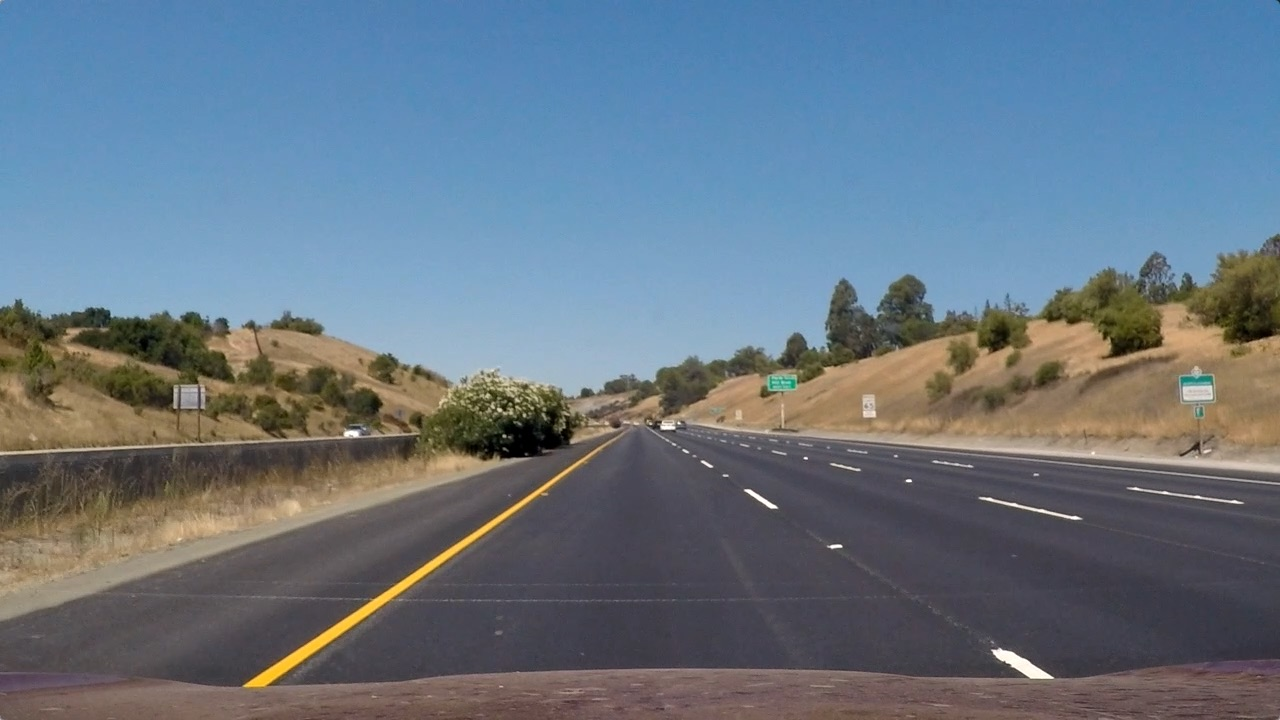
#> input picture test_images/straight_lines1.jpg, 1280 x 720 px
$ python -i extraction.py   (imports and definitions only)   (older library calls are emulated)
#> lines starting #> are read from the running program, lines starting #| are printed output that depends on the picture; after the words box and inside, x2 and y2 are one past the last pixel; in counts of white or black regions, pixels touching at a corner belong together
import cv2
import matplotlib.pyplot as plt
import numpy as np
from .region_of_interest import region_of_interest as rog


def abs_sobel_thresh(img, orient='x', sobel_kernel=3, thresh=(0, 255)):
    # Calculate directional gradient
    # Apply threshold

    hls = cv2.cvtColor(img, cv2.COLOR_RGB2GRAY)

    sobel = None
    if orient == 'x':
        sobel = cv2.Sobel(hls, cv2.CV_64F, 1, 0)
    else:
        sobel = cv2.Sobel(hls, cv2.CV_64F, 0, 1)
    # 3) Take the absolute value of the derivative or gradient
    abs_sobel = np.absolute(sobel)
    # 4) Scale to 8-bit (0 - 255) then convert to type = np.uint8
    scaled_sobel = np.uint8(255 * abs_sobel / np.max(abs_sobel))
    # 5) Create a mask of 1's where the scaled gradient magnitude
    # is > thresh_min and < thresh_max
    binary = np.zeros_like(scaled_sobel)
    binary[(scaled_sobel >= thresh[0]) & (scaled_sobel <= thresh[1])] = 1
    # 6) Return this mask as your binary_output image
    binary_output = binary
    return binary_output


def mag_thresh(image, sobel_kernel=3, mag_thresh=(0, 255)):
    # Calculate gradient magnitude
    # Apply threshold
    # Apply the following steps to img
    # 1) Convert to grayscale
    gray = cv2.cvtColor(image, cv2.COLOR_RGB2GRAY)
    # 2) Take the gradient in x and y separately
    sobelx = cv2.Sobel(gray, cv2.CV_64F, 1, 0, ksize=sobel_kernel)
    sobely = cv2.Sobel(gray, cv2.CV_64F, 0, 1, ksize=sobel_kernel)
    # 3) Calculate the magnitude
    magnitude = np.sqrt(np.power(sobelx, 2) + np.power(sobely, 2))
    # 4) Scale to 8-bit (0 - 255) and convert to type = np.uint8
    scaled_sobel = np.uint8(255 * magnitude / np.max(magnitude))
    # 5) Create a binary mask where mag thresholds are met
    binary = np.zeros_like(scaled_sobel)
    binary[(scaled_sobel >= mag_thresh[0]) & (scaled_sobel <= mag_thresh[1])] = 1
    # 6) Return this mask as your binary_output image
    mag_binary = binary
    return mag_binary


def dir_threshold(image, sobel_kernel=3, thresh=(0, np.pi / 2)):
    # Calculate gradient direction
    # Apply threshold
    # Apply the following steps to img
    # 1) Convert to grayscale
    gray = cv2.cvtColor(image, cv2.COLOR_RGB2GRAY)
    # 2) Take the gradient in x and y separately
    sobelx = cv2.Sobel(gray, cv2.CV_64F, 1, 0, ksize=sobel_kernel)
    sobely = cv2.Sobel(gray, cv2.CV_64F, 0, 1, ksize=sobel_kernel)
    # 3) Take the absolute value of the x and y gradients
    abs_sobelx = np.absolute(sobelx)
    abs_sobely = np.absolute(sobely)
    # 4) Use np.arctan2(abs_sobely, abs_sobelx) to calculate the direction of the gradient
    gradient = np.arctan2(abs_sobely, abs_sobelx)
    # 5) Create a binary mask where direction thresholds are met
    binary = np.zeros_like(gradient)
    binary[(gradient >= thresh[0]) & (gradient <= thresh[1])] = 1
    # 6) Return this mask as your binary_output image
    dir_binary = binary
    return dir_binary


def hue(H, thresh=(15, 100)):
    hue_binary = np.zeros_like(H)
    hue_binary[(H > thresh[0]) & (H < thresh[1])] = 1
    return hue_binary


def saturation(S, thresh=(90, 255)):
    saturation_binary = np.zeros_like(S)
    saturation_binary[(S > thresh[0]) & (S <= thresh[1])] = 1
    return saturation_binary


def gradients(image):
    ksize = 3
    gradx = abs_sobel_thresh(image, orient='x', sobel_kernel=ksize, thresh=(60, 130))
    grady = abs_sobel_thresh(image, orient='y', sobel_kernel=ksize, thresh=(60, 130))

    mag_binary = mag_thresh(image, sobel_kernel=ksize, mag_thresh=(50, 100))

    dir_binary = dir_threshold(image, sobel_kernel=27, thresh=(0.7, 1.3))
    combined = np.zeros_like(dir_binary)
    combined[((gradx == 1) & (grady == 1) & (dir_binary == 1)) | ((mag_binary == 1) & (dir_binary == 1))] = 1
    return combined


def extract(img):
    hls = cv2.cvtColor(img, cv2.COLOR_RGB2HLS)

    h_channel = hls[:, :, 0]
    l_channel = hls[:, :, 1]
    s_channel = hls[:, :, 2]

    hue_image = hue(h_channel)
    saturation_image = saturation(s_channel)
    gradients_combined = gradients(img)
    combined = np.zeros_like(saturation_image)
    combined[(hue_image == 1) & (saturation_image ==1) | (gradients_combined==1)] = 1

    return combined

>>> import cv2
>>> picture = cv2.cvtColor(cv2.imread('../test_images/straight_lines1.jpg'), cv2.COLOR_BGR2RGB)
>>> result = extract(picture)
#> in extract, `hue_image = hue(h_channel)`:
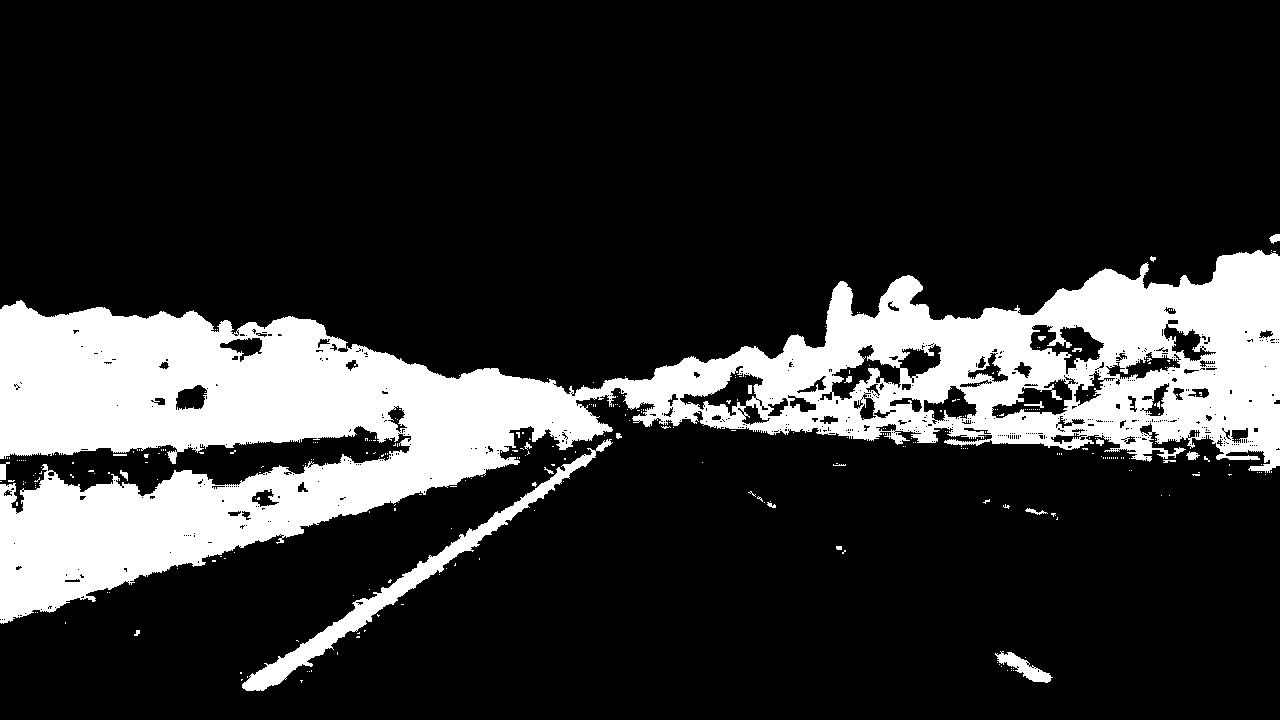
#> hue_image: shape (720, 1280); values 0 (black) and 1 (white), 19.1% white; 313 white regions (290 under 20 px), largest, box (x1, y1, x2, y2) and area: (0, 250, 1280, 624) 167431, (242, 439, 613, 691) 6290, (995, 651, 1053, 683) 673
#> in dir_threshold, `gradient = np.arctan2(abs_sobely, abs_sobelx)`:
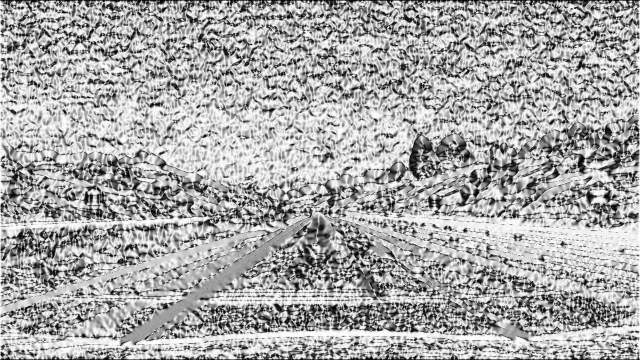
#> gradient: shape (720, 1280) float64 (shown at 1/2 size); min 0, max 1.57, mean 1.04; drawn with min black and max white
#> in gradients, `dir_binary = dir_threshold(image, sobel_kernel=27, thresh=(0.7, 1.3))`:
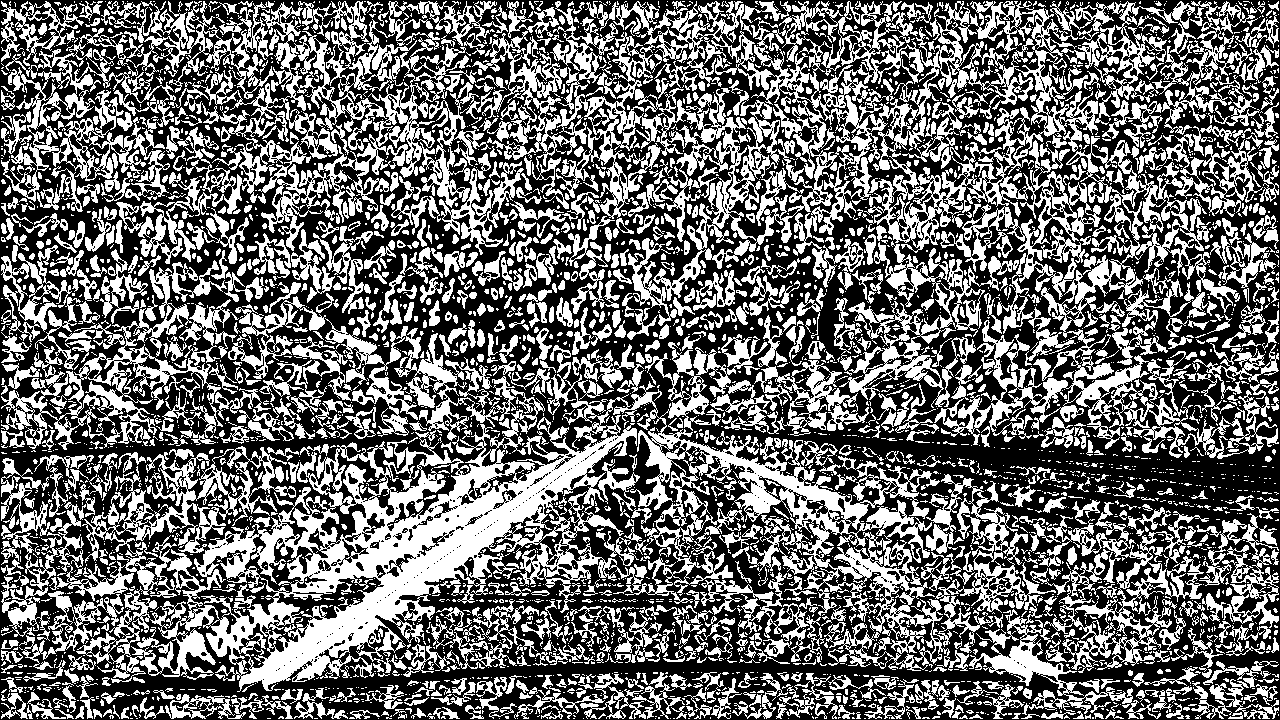
#> dir_binary: shape (720, 1280) float64; values 0 (black) and 1 (white), 42.4% white; 3998 white regions (2835 under 20 px), largest, box (x1, y1, x2, y2) and area: (76, 342, 1056, 692) 82267, (472, 1, 1196, 301) 57466, (934, 136, 1279, 459) 17506
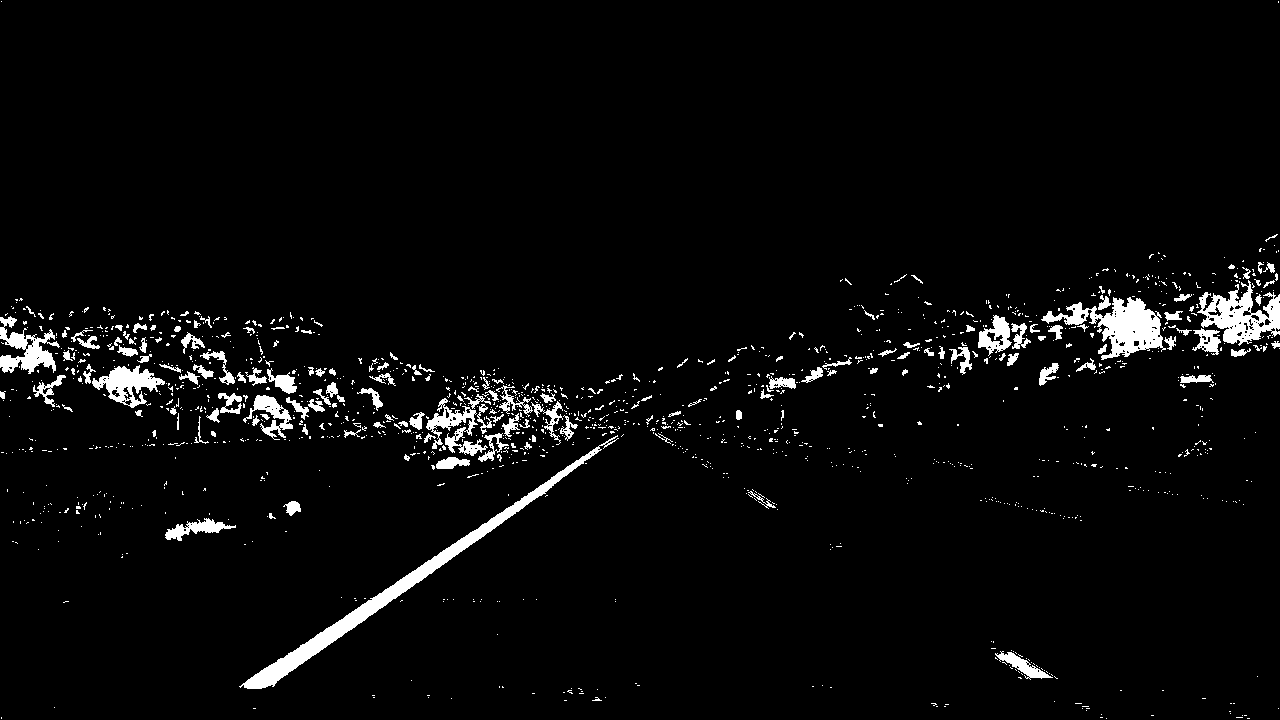
#> result: shape (720, 1280); values 0 (black) and 1 (white), 3.7% white; 1424 white regions (1266 under 20 px), largest, box (x1, y1, x2, y2) and area: (239, 435, 619, 689) 5064, (1041, 297, 1166, 360) 3135, (1197, 280, 1280, 346) 2568

$ run again, on test_images/straight_lines2.jpg
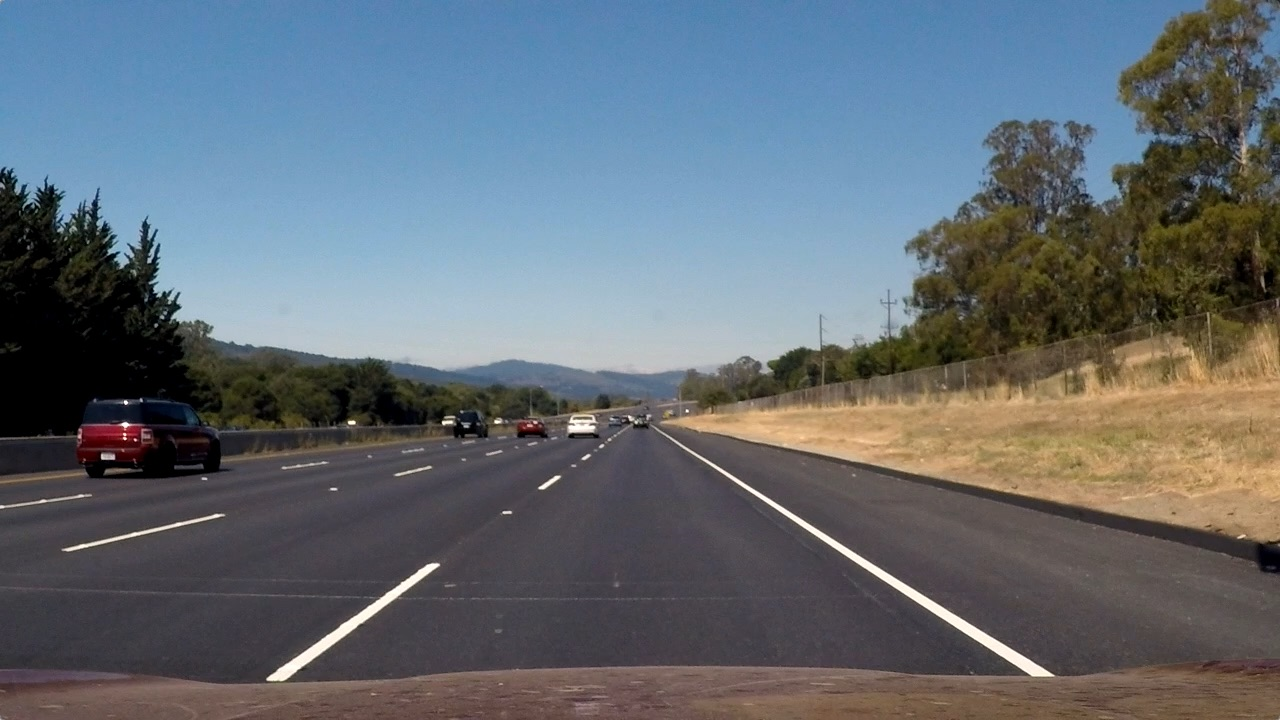
#> input picture test_images/straight_lines2.jpg, 1280 x 720 px
#> in extract, `hue_image = hue(h_channel)`:
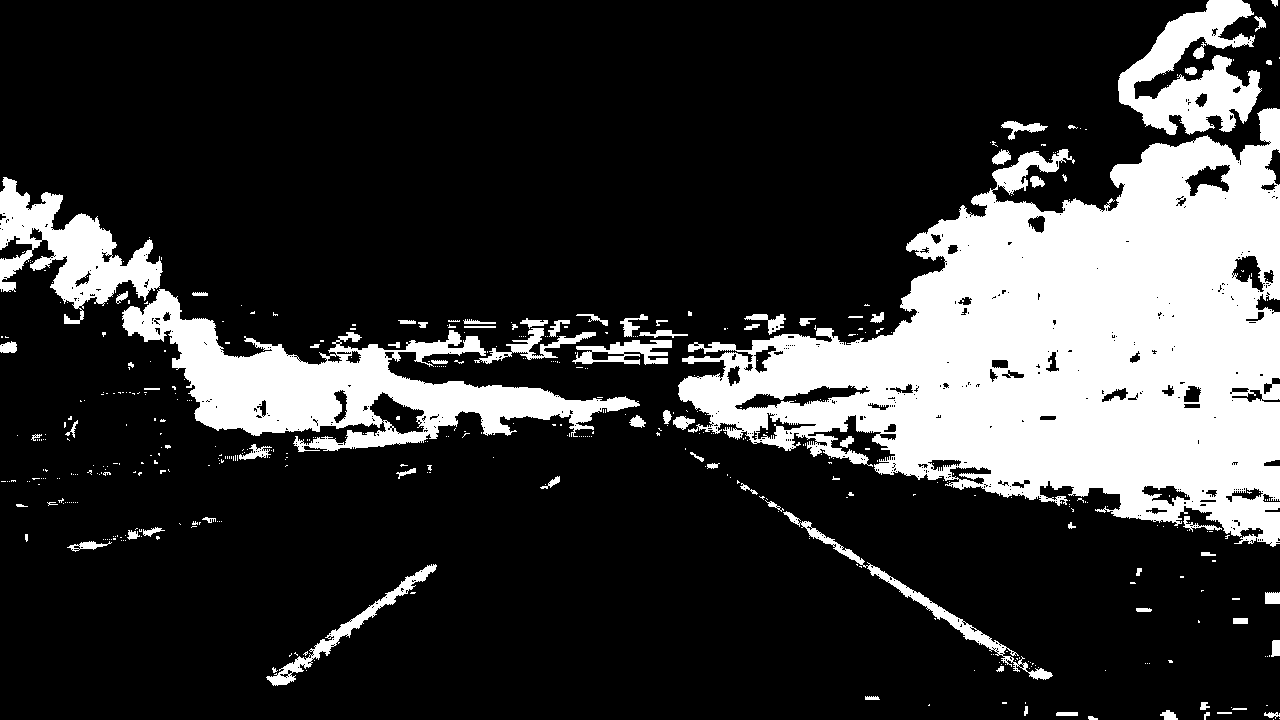
#> hue_image: shape (720, 1280); values 0 (black) and 1 (white), 21.3% white; 482 white regions (401 under 20 px), largest, box (x1, y1, x2, y2) and area: (678, 108, 1280, 547) 134536, (122, 289, 640, 452) 27752, (1118, 0, 1262, 135) 9833
#> saturation_image: shape (720, 1280); values 0 (black) and 1 (white), 37.9% white; 1336 white regions (1139 under 20 px), largest, box (x1, y1, x2, y2) and area: (0, 0, 1164, 292) 259355, (828, 149, 1280, 381) 30703, (676, 387, 1062, 474) 11659
#> gradx: shape (720, 1280); values 0 (black) and 1 (white), 0.73% white in thin lines or dots
#> grady: shape (720, 1280); values 0 (black) and 1 (white), 1.1% white in thin lines or dots
#> mag_binary: shape (720, 1280); values 0 (black) and 1 (white), 1.7% white in thin lines or dots
#> dir_binary: shape (720, 1280) float64; values 0 (black) and 1 (white), 40.4% white; 4591 white regions (3167 under 20 px), largest, box (x1, y1, x2, y2) and area: (651, 400, 1279, 719) 44987, (378, 1, 1030, 182) 32420, (253, 368, 609, 687) 25886
#> gradients_combined: shape (720, 1280) float64; values 0 (black) and 1 (white), 0.65% white in thin lines or dots
#> `result = extract(picture)`:
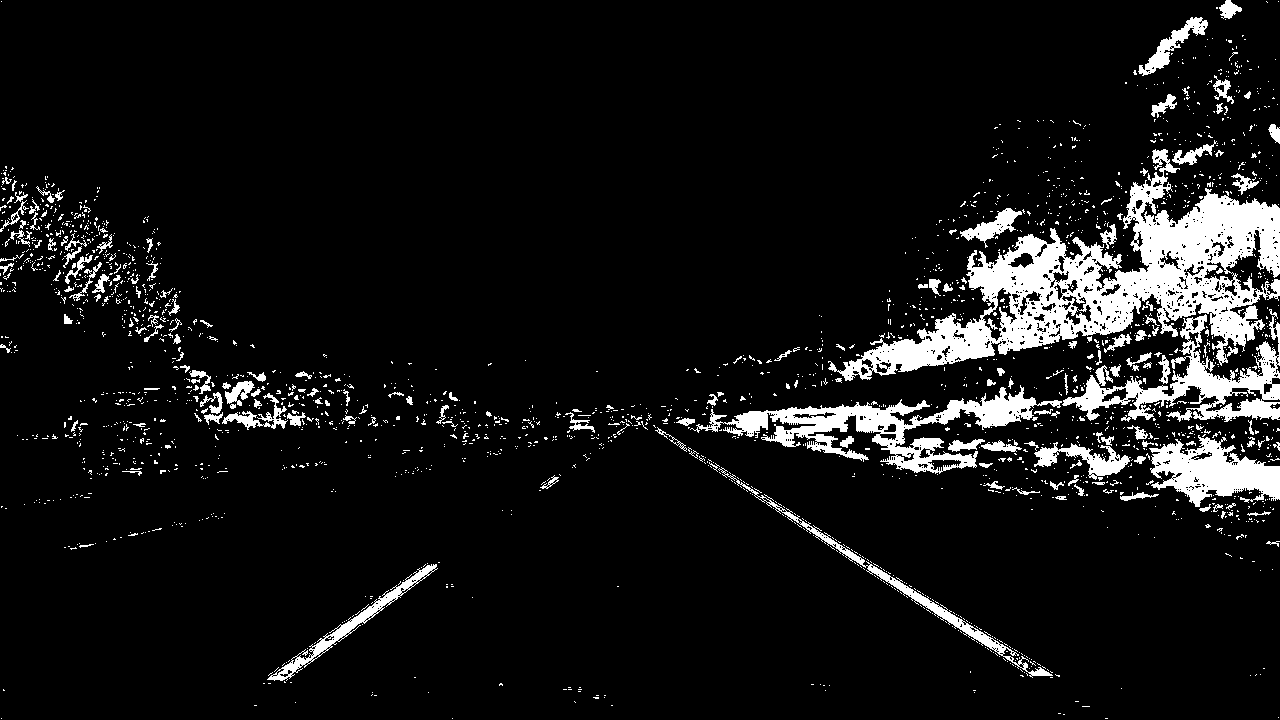
#> result: shape (720, 1280); values 0 (black) and 1 (white), 8.3% white; 2202 white regions (2024 under 20 px), largest, box (x1, y1, x2, y2) and area: (828, 149, 1280, 381) 30170, (690, 385, 1062, 474) 8737, (1062, 309, 1280, 422) 7007
